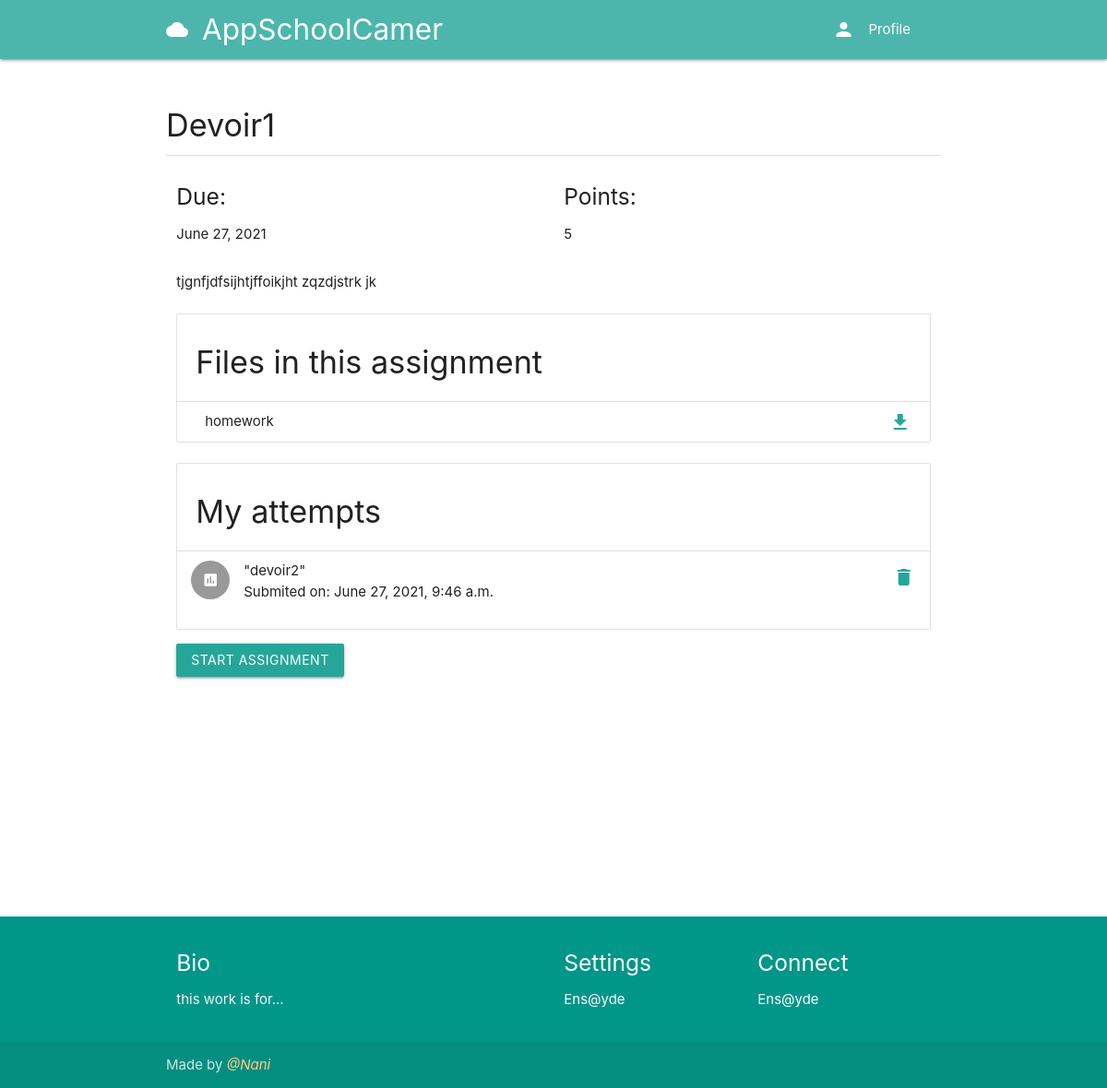
The page /course/e3a2a62b-95ac-4728-9878-0789d56fcc8a/modules/1/assignment/2 (signed in) on the database its author committed.
### assignment/models.py (models this page shows, shortened)
class Assignment(models.Model):
	title = models.CharField(max_length=150)
	content = RichTextField()
	points = models.PositiveIntegerField()
	due = models.DateField()
	files = models.ManyToManyField(AssignmentFileContent)
	user = models.ForeignKey(User, on_delete=models.CASCADE)

class AssignmentFileContent(models.Model):
	user = models.ForeignKey(User, on_delete=models.CASCADE)
	file = models.FileField(upload_to=user_directory_path)
	def get_file_name(self):
		return os.path.basename(self.file.name)

class Submission(models.Model):
	file = models.FileField(upload_to=user_directory_path)
	comment = models.CharField(max_length=1000)
	date = models.DateTimeField(auto_now_add=True)
	assignment = models.ForeignKey(Assignment, on_delete=models.CASCADE)
	user = models.ForeignKey(User, on_delete=models.CASCADE)

### assignment/views.py (the view)
# urls.py: path('<course_id>/modules/<module_id>/assignment/<assignment_id>', AssignmentDetail, name='assignment-detail'),
def AssignmentDetail(request, course_id, module_id, assignment_id):
	user = request.user
	assignment = get_object_or_404(Assignment, id=assignment_id)
	my_submissions = Submission.objects.filter(assignment=assignment, user=user)
	context = {
		'assignment': assignment,
		'course_id': course_id,
		'my_submissions': my_submissions,
		'course_id': course_id,
		'module_id': module_id,
	}
	return render(request, 'assignment/assignment.html', context)

### authy/views.py (called while the page is built)
def SideNavInfo(request):
	user = request.user
	nav_profile = None
	if user.is_authenticated:
		nav_profile = Profile.objects.get(user=user)
	return {'nav_profile': nav_profile}

### direct/views.py (called while the page is built)
def CheckDirects(request):
    directs_count = 0
    if request.user.is_authenticated:
        directs_count = Message.objects.filter(user=request.user, is_read=False).count()
    return {'directs_count': directs_count}

### student_portal/templates/assignment/assignment.html (shortened to what this page needs)
{% extends 'base.html' %}
{% load static %}
{% block content %}
<div class="section">
	<h4>{{ assignment.title }}</h4>
	<div class="divider"></div>
</div>
<div class="row">
<div class="col s6">
  <h5>Due:</h5>
  <p>{{ assignment.due }}</p>
</div>
<div class="col s6">
  <h5>Points:</h5>
  <p>{{ assignment.points }}</p>
</div>
<div class="col s12">
  {{ assignment.content | safe }}
</div>
<div class="col s12">
  <ul class="collection with-header">
    <li class="collection-header"><h4>Files in this assignment</h4></li>
    {% for file in assignment.files.all %}
      <li class="collection-item"><div>{{ file.get_file_name }}<a class="secondary-content" href="{{ file.file.url }}" download>
        <i class="material-icons">download</i></a></div>
      </li>
    {% endfor %}
  </ul>
</div>
<div class="col s12">
  <ul class="collection with-header">
    <li class="collection-header"><h4>My attempts</h4></li>
    {% for submission in my_submissions %}
        <li class="collection-item avatar">
          <i class="material-icons circle">insert_chart</i>
          <p>"{{ submission.comment }}"</p>
          <p>Submited on: {{ submission.date }}</p>
          <a href="#!" class="secondary-content"><i class="material-icons">delete</i></a>
        </li>
    {% endfor %}
  </ul>
</div>
    <div class="col s12">
      <a class="btn" href="{% url 'start-assignment' course_id module_id assignment.id %}">Start Assignment</a>
    </div>
</div>
{% endblock %}

### rows shown on the page
Assignment: title "Devoir1", due "June 27, 2021", points "5", content "tjgnfjdfsijhtjffoikjht zqzdjstrk jk"
AssignmentFileContent: get_file_name "homework"
Submission: comment "devoir2", date "June 27, 2021, 9:46 a.m."
